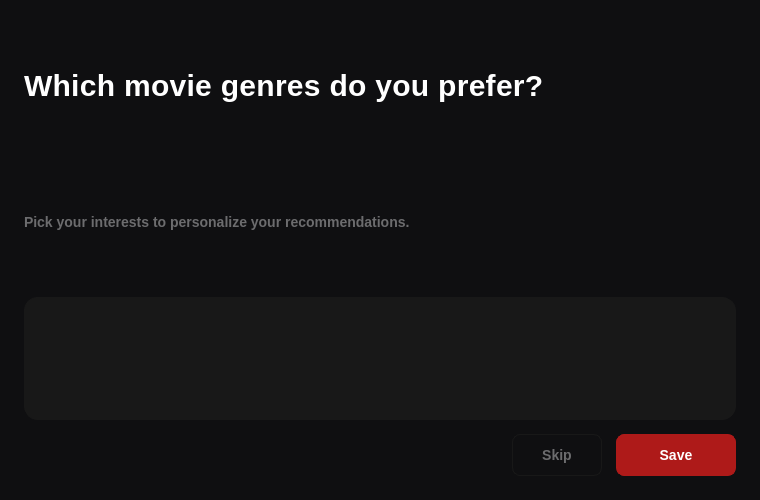
<?xml version="1.0" encoding="UTF-8"?>
<ui version="4.0">
 <class>InterestsDialog</class>
 <widget class="QWidget" name="InterestsDialog">
  <property name="geometry">
   <rect>
    <x>0</x>
    <y>0</y>
    <width>760</width>
    <height>500</height>
   </rect>
  </property>
  <property name="minimumSize">
   <size>
    <width>760</width>
    <height>500</height>
   </size>
  </property>
  <property name="maximumSize">
   <size>
    <width>760</width>
    <height>500</height>
   </size>
  </property>
  <property name="windowTitle">
   <string>Interests</string>
  </property>
  <property name="styleSheet">
   <string notr="true">QWidget#InterestsDialog {
    background-color: #0F0F11;
}
QLabel#titleLabel {
    color: #FFFFFF;
    font-size: 30px;
    font-weight: 700;
    letter-spacing: 0.3px;
}
QLabel#subtitleLabel {
    color: #6C6C6E;
    font-size: 14px;
    font-weight: 500;
}
QWidget#genresContainer {
    background-color: #181818;
    border: 1px solid #181818;
    border-radius: 14px;
}
QCheckBox {
    color: #FFFFFF;
    spacing: 8px;
    font-size: 15px;
    font-weight: 500;
    padding: 6px 8px;
    margin: 0px;
    background-color: transparent;
    border: 1px solid transparent;
    border-radius: 8px;
}
QCheckBox:checked {
    color: #FFFFFF;
    background-color: #181818;
    border-color: #AE1A19;
    font-weight: 700;
}
QPushButton {
    min-height: 40px;
    padding: 0 18px;
    border-radius: 8px;
    font-size: 14px;
    font-weight: 700;
}
QPushButton#skipButton {
    color: #6C6C6E;
    background-color: #0F0F11;
    border: 1px solid #181818;
}
QPushButton#skipButton:hover {
    color: #FFFFFF;
    border-color: #6C6C6E;
}
QPushButton#saveButton {
    color: #FFFFFF;
    background-color: #AE1A19;
    border: 1px solid #AE1A19;
}
QPushButton#saveButton:hover {
    background-color: #951615;
    border-color: #951615;
}</string>
  </property>
  <layout class="QVBoxLayout" name="verticalLayout">
   <property name="leftMargin">
    <number>24</number>
   </property>
   <property name="topMargin">
    <number>24</number>
   </property>
   <property name="rightMargin">
    <number>24</number>
   </property>
   <property name="bottomMargin">
    <number>24</number>
   </property>
   <property name="spacing">
    <number>14</number>
   </property>
   <item>
    <widget class="QLabel" name="titleLabel">
     <property name="text">
       <string>Which movie genres do you prefer?</string>
     </property>
    </widget>
   </item>
   <item>
    <widget class="QLabel" name="subtitleLabel">
     <property name="text">
      <string>Pick your interests to personalize your recommendations.</string>
     </property>
    </widget>
   </item>
   <item>
    <widget class="QWidget" name="genresContainer" native="true">
     <layout class="QVBoxLayout" name="genresContainerLayout">
      <property name="leftMargin">
       <number>20</number>
      </property>
      <property name="topMargin">
       <number>20</number>
      </property>
      <property name="rightMargin">
       <number>20</number>
      </property>
      <property name="bottomMargin">
       <number>20</number>
      </property>
      <property name="spacing">
       <number>12</number>
      </property>
      <item>
        <layout class="QGridLayout" name="genresGridLayout">
         <property name="horizontalSpacing">
          <number>14</number>
         </property>
         <property name="verticalSpacing">
          <number>10</number>
         </property>
        </layout>
      </item>
     </layout>
    </widget>
   </item>
   <item>
    <layout class="QHBoxLayout" name="actionsLayout">
     <item>
      <spacer name="horizontalSpacer">
       <property name="orientation">
        <enum>Qt::Orientation::Horizontal</enum>
       </property>
       <property name="sizeHint" stdset="0">
        <size>
         <width>40</width>
         <height>20</height>
        </size>
       </property>
      </spacer>
     </item>
     <item>
      <widget class="QPushButton" name="skipButton">
       <property name="minimumSize">
        <size>
         <width>90</width>
         <height>40</height>
        </size>
       </property>
       <property name="text">
        <string>Skip</string>
       </property>
      </widget>
     </item>
     <item>
      <widget class="QPushButton" name="saveButton">
       <property name="minimumSize">
        <size>
         <width>120</width>
         <height>40</height>
        </size>
       </property>
       <property name="text">
        <string>Save</string>
       </property>
      </widget>
     </item>
    </layout>
   </item>
  </layout>
 </widget>
 <resources/>
 <connections/>
</ui>
